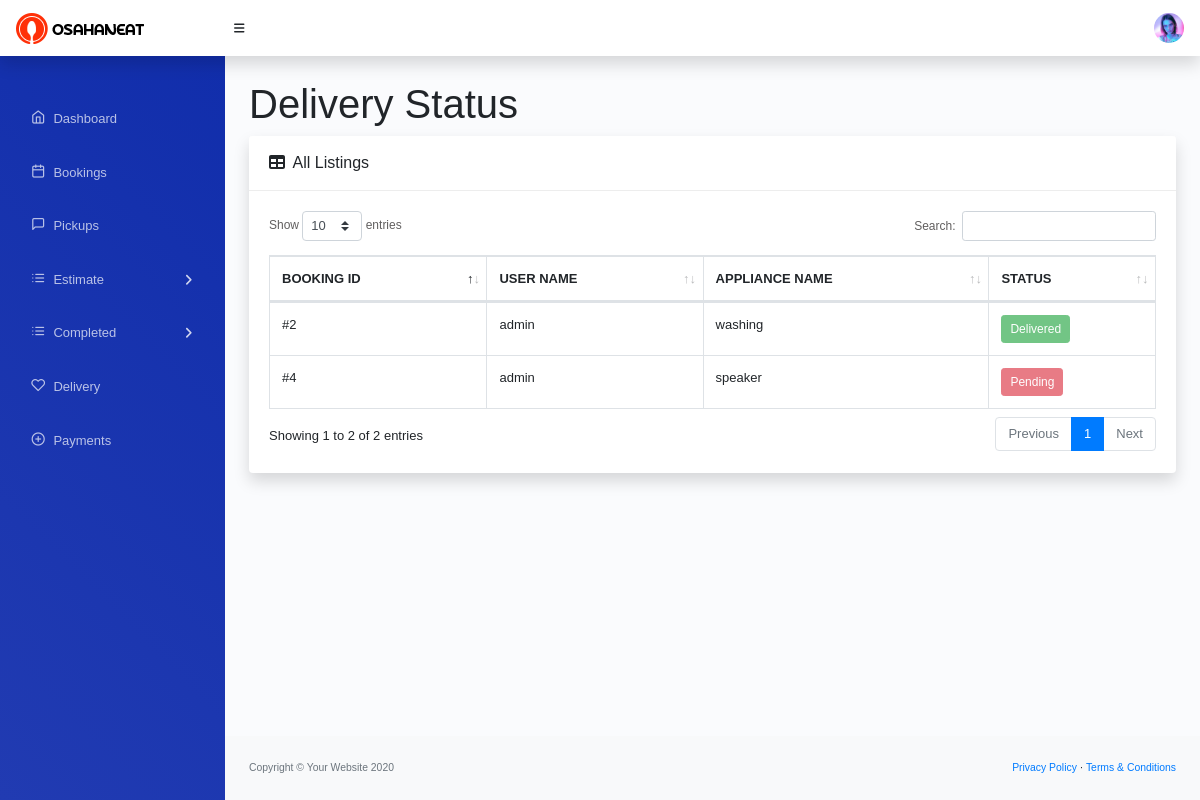
The page /storeadmin/delivery_status on the database as committed earlier.
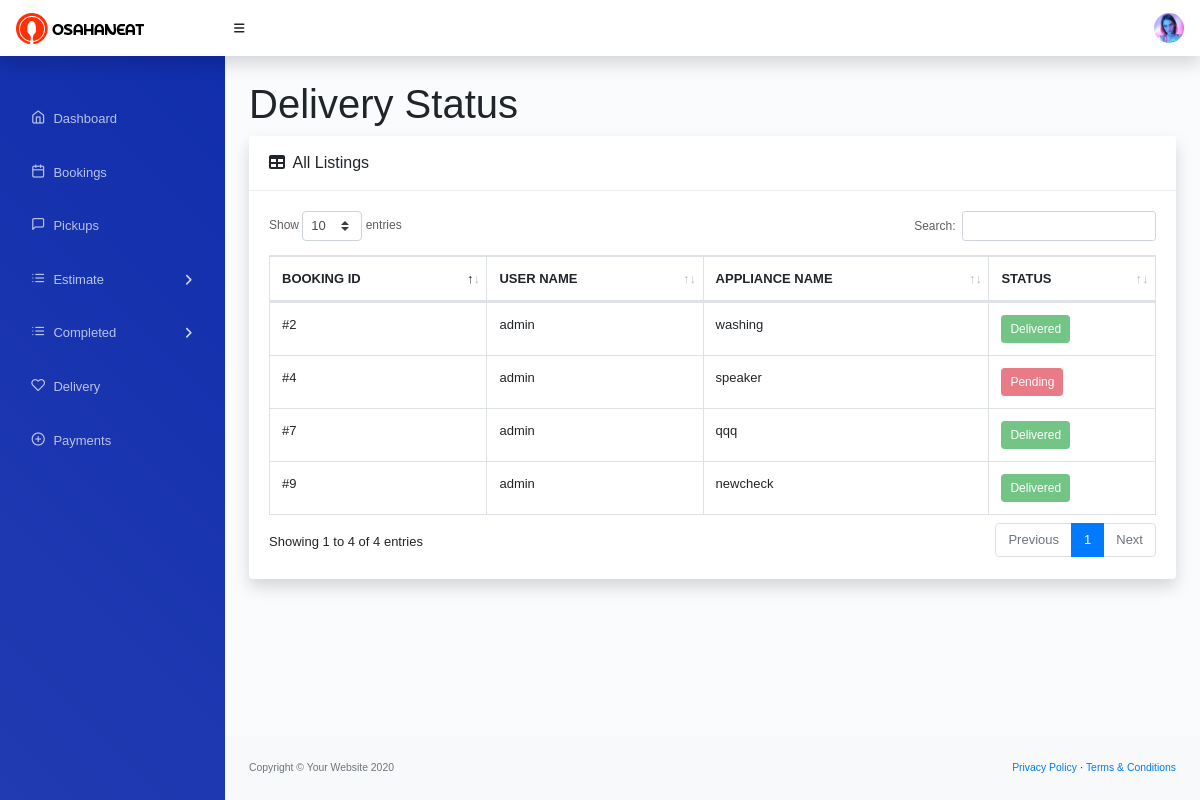
The same page on the database as committed later.
### storeadmin/models.py (models this page shows, shortened)
class Appliance(models.Model):
	appliance_id=models.AutoField(primary_key=True)
	appliance_name=models.CharField(max_length=20)
	appliance_brand=models.CharField(max_length=20)
	appliance_years=models.CharField(max_length=20)
	appliance_description=models.TextField()
	class Meta:
		verbose_name_plural="Appliance"

class Delivery(models.Model):
	delivery_id=models.AutoField(primary_key=True)
	booking_id=models.CharField(max_length=20)
	store_id=models.CharField(max_length=20)
	user_id=models.CharField(max_length=20)
	delivery_status=models.CharField(max_length=20)
	delivery_date=models.CharField(max_length=20)
	class Meta:
		verbose_name_plural="Delivery"

### storeadmin/views.py (the view)
# urls.py: path('delivery_status', views.delivery_status,name='delivery_status'),
def delivery_status(request):
	delivery_det=Delivery.objects.all()
	appliance_det=Appliance.objects.all()
	booking_det=Booking.objects.all()
	user_det=User.objects.all()
	return render(request,'store_admin/delivery_status.html',{'delivery_det':delivery_det,'appliance_det':appliance_det,'booking_det':booking_det,'user_det':user_det})

### user/templatetags/event_tags.py (called while the page is built)
@register.filter(name='int')
def toint(value):
	return int(value)

### storeadmin/templates/store_admin/delivery_status.html
{%extends 'store_admin/storeadmin_layout.html'%}
    {% load static %}
    {% load event_tags %}
{%block content%}
        <div id="layoutSidenav_content">
            <main>
               <div class="container-fluid">
                  <h1 class="mt-4">Delivery Status</h1>
                  <div class="row">
                     <div class="col-xl-12">
                        <div class="card mb-4">
                           <div class="card-header">
                              <i class="fas fa-table mr-1"></i>
                              All Listings
                           </div>
                           <div class="card-body">
                              <div class="table-responsive">
                                 <table class="table table-bordered" id="dataTable" width="100%" cellspacing="0">
                                    <thead>
                                       <tr class="text-uppercase">
                                          <th>Booking Id</th>
                                          <th>User Name</th>
                                          <th>Appliance Name</th>
                                          <th>Status</th>
                                       </tr>
                                    </thead>
                                    <tbody>
                                       {% for i in delivery_det %}
                                       {% for j in booking_det %}
                                       {% for k in user_det %}
                                       {% if i.booking_id|int == j.booking_id|int and i.user_id|int == k.id|int %}
                                       {% for l in appliance_det %}
                                       {% if j.appliance_id|int == l.appliance_id|int %}
                                       <tr>
                                          <td> #{{i.booking_id}}   </td>
                                          <td>{{k.username}}</td>
                                          <td>{{l.appliance_name}}</td>
                                          <td>{% if i.delivery_status == "pending" %}<button disabled="" type="button" class="btn btn-sm btn-danger btn-round">Pending</button>
                                          {% else %}<button disabled="" type="button" class="btn btn-sm btn-success btn-round">Delivered</button>{% endif %}</td>
                                       </tr>
                                       {% endif %}
                                       {% endfor %}
                                       {% endif %}
                                       {% endfor %}
                                       {% endfor %}
                                       {% endfor %}
                                    </tbody>
                                 </table>
                              </div>
                           </div>
                        </div>
                     </div>
                  </div>
               </div>
            </main>
            {%endblock%}

### storeadmin/templates/store_admin/storeadmin_layout.html (shortened to what this page needs)
<!DOCTYPE html>
{% load static %}
<html lang="en">
   <head>
      <link href="{%static 'admin/vendor/icons/feather.css'%}" rel="stylesheet" type="text/css">
      <link href="{%static 'admin/vendor/fontawesome/css/fontawesome.min.css'%}" rel="stylesheet" type="text/css">
      <link href="{%static 'admin/vendor/bootstrap/css/bootstrap.min.css'%}" rel="stylesheet">
      <link href="{%static 'admin/css/styles.css'%}" rel="stylesheet" />
      <link href="{%static 'admin/vendor/dataTables/dataTables/css/dataTables.bootstrap4.min.css'%}" rel="stylesheet">
   </head>
   <body class="sb-nav-fixed">
      <nav class="sb-topnav navbar navbar-expand navbar-light bg-white shadow-sm">
         <a class="navbar-brand" href="index.html"><img alt="logo" src="{%static 'admin/img/logo.png'%}"></a>
         <button class="btn btn-link btn-sm order-1 order-lg-0" id="sidebarToggle" href="#"><i class="fas fa-bars"></i></button>
         <ul class="navbar-nav ml-auto ml-md-0">
            <li class="nav-item dropdown no-arrow ml-1 osahan-profile-dropdown">
               <a class="nav-link dropdown-toggle pr-0" href="#" role="button" data-toggle="dropdown" aria-haspopup="true" aria-expanded="false">
               <img class="img-profile rounded-circle" src="{%static 'admin/img/user/1.png'%}">
               </a>
            </li>
         </ul>
      </nav>
      <div id="layoutSidenav">
         <div id="layoutSidenav_nav">
            <nav class="sb-sidenav accordion sb-sidenav-dark" id="sidenavAccordion">
               <div class="sb-sidenav-menu">
                  <div class="nav">
                     <div class="sb-sidenav-menu-heading"></div>
                     <a class="nav-link" href="{% url 'storeadmin:store_home'%}">
                        <div class="sb-nav-link-icon"><i class="feather-home"></i></div>
                        Dashboard
                     </a>
                     <a class="nav-link" href="{% url 'storeadmin:bookings'%}">
                        <div class="sb-nav-link-icon"><i class="feather-calendar"></i></div>
                        Bookings
                     </a>
                      <a class="nav-link" href="{% url 'storeadmin:pickups'%}">
                        <div class="sb-nav-link-icon"><i class="feather-message-square"></i></div>
                        Pickups
                     </a>
                     <a class="nav-link collapsed" href="#" data-toggle="collapse" data-target="#collapseLayoutss" aria-expanded="false" aria-controls="collapseLayoutss">
                        <div class="sb-nav-link-icon"><i class="feather-list"></i></div>
                        Estimate
                        <div class="sb-sidenav-collapse-arrow"><i class="fas fa-angle-down"></i></div>
                     </a>
                     <a class="nav-link collapsed" href="#" data-toggle="collapse" data-target="#collapseLayoutssa" aria-expanded="false" aria-controls="collapseLayoutssa">
                        <div class="sb-nav-link-icon"><i class="feather-list"></i></div>
                        Completed
                        <div class="sb-sidenav-collapse-arrow"><i class="fas fa-angle-down"></i></div>
                     </a>
                     <a class="nav-link" href="{% url 'storeadmin:delivery'%}">
                        <div class="sb-nav-link-icon"><i class="feather-heart"></i></div>
                        Delivery
                     </a>
                     <a class="nav-link" href="{% url 'storeadmin:payment'%}">
                        <div class="sb-nav-link-icon"><i class="feather-plus-circle"></i></div>
                        Payments
                     </a>
                  </div>
               </div>
            </nav>
         </div>
{%block content%}
{%endblock%}
         <footer class="py-4 bg-light mt-auto">
               <div class="container-fluid">
                  <div class="d-flex align-items-center justify-content-between small">
                     <div class="text-muted">Copyright &copy; Your Website 2020</div>
                     <div>
                        <a href="#">Privacy Policy</a>
                        &middot;
                        <a href="#">Terms &amp; Conditions</a>
                     </div>
                  </div>
               </div>
            </footer>
         </div>
      </div>
   </body>
</html>

Rows that differ between the two databases and show on the page:
added Delivery: booking_id "7"
added Appliance: {{ k.username }} "admin", appliance_name "qqq", shows "Delivered"
added Delivery: booking_id "9"
added Appliance: {{ k.username }} "admin", appliance_name "newcheck", shows "Delivered"
Other text that changed with them:
text written by a page script: "Show entries Search: Showing 1 to 2 of 2 entries Previous 1 Next" → "Show entries Search: Showing 1 to 4 of 4 entries Previous 1 Next"
